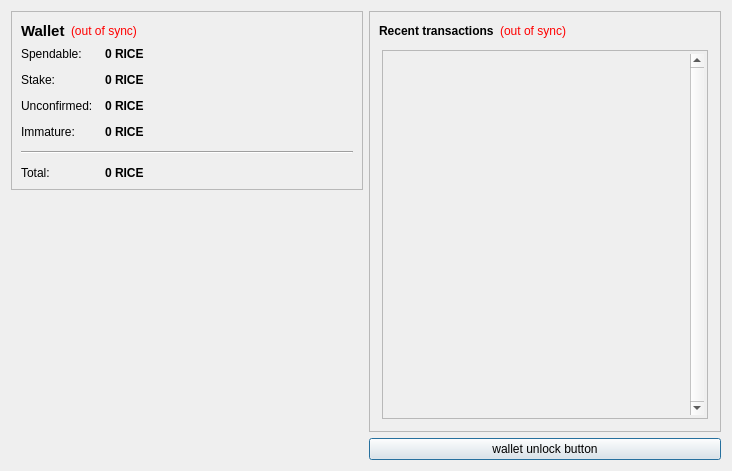
<?xml version="1.0" encoding="UTF-8"?>
<ui version="4.0">
 <class>OverviewPage</class>
 <widget class="QWidget" name="OverviewPage">
  <property name="geometry">
   <rect>
    <x>0</x>
    <y>0</y>
    <width>732</width>
    <height>471</height>
   </rect>
  </property>
  <property name="windowTitle">
   <string>Form</string>
  </property>
  <layout class="QHBoxLayout" name="horizontalLayout" stretch="0,0">
   <item>
    <layout class="QVBoxLayout" name="verticalLayout_2">
     <item>
      <widget class="QFrame" name="frame">
       <property name="frameShape">
        <enum>QFrame::StyledPanel</enum>
       </property>
       <property name="frameShadow">
        <enum>QFrame::Raised</enum>
       </property>
       <layout class="QVBoxLayout" name="verticalLayout_4">
        <item>
         <layout class="QHBoxLayout" name="horizontalLayout_4">
          <item>
           <widget class="QLabel" name="label_5">
            <property name="font">
             <font>
              <pointsize>11</pointsize>
              <weight>75</weight>
              <bold>true</bold>
             </font>
            </property>
            <property name="text">
             <string>Wallet</string>
            </property>
           </widget>
          </item>
          <item>
           <widget class="QLabel" name="labelWalletStatus">
            <property name="toolTip">
             <string>The displayed information may be out of date. Your wallet automatically synchronizes with the Carincoin network after a connection is established, but this process has not completed yet.</string>
            </property>
            <property name="styleSheet">
             <string notr="true">QLabel { color: red; }</string>
            </property>
            <property name="text">
             <string notr="true">(out of sync)</string>
            </property>
            <property name="alignment">
             <set>Qt::AlignLeading|Qt::AlignLeft|Qt::AlignVCenter</set>
            </property>
           </widget>
          </item>
          <item>
           <spacer name="horizontalSpacer_2">
            <property name="orientation">
             <enum>Qt::Horizontal</enum>
            </property>
            <property name="sizeHint" stdset="0">
             <size>
              <width>40</width>
              <height>20</height>
             </size>
            </property>
           </spacer>
          </item>
         </layout>
        </item>
        <item>
         <layout class="QFormLayout" name="formLayout_2">
          <property name="fieldGrowthPolicy">
           <enum>QFormLayout::AllNonFixedFieldsGrow</enum>
          </property>
          <property name="horizontalSpacing">
           <number>12</number>
          </property>
          <property name="verticalSpacing">
           <number>12</number>
          </property>
          <item row="0" column="0">
           <widget class="QLabel" name="label">
            <property name="text">
             <string>Spendable:</string>
            </property>
           </widget>
          </item>
          <item row="0" column="1">
           <widget class="QLabel" name="labelBalance">
            <property name="font">
             <font>
              <weight>75</weight>
              <bold>true</bold>
             </font>
            </property>
            <property name="cursor">
             <cursorShape>IBeamCursor</cursorShape>
            </property>
            <property name="toolTip">
             <string>Your current spendable balance</string>
            </property>
            <property name="text">
             <string notr="true">&lt;html&gt;&lt;head/&gt;&lt;body&gt;&lt;p&gt;0 RICE&lt;/p&gt;&lt;/body&gt;&lt;/html&gt;</string>
            </property>
            <property name="textInteractionFlags">
             <set>Qt::LinksAccessibleByMouse|Qt::TextSelectableByKeyboard|Qt::TextSelectableByMouse</set>
            </property>
           </widget>
          </item>
          <item row="1" column="0">
           <widget class="QLabel" name="label_6">
            <property name="text">
             <string>Stake:</string>
            </property>
           </widget>
          </item>
          <item row="1" column="1">
           <widget class="QLabel" name="labelStake">
            <property name="font">
             <font>
              <weight>75</weight>
              <bold>true</bold>
             </font>
            </property>
            <property name="cursor">
             <cursorShape>IBeamCursor</cursorShape>
            </property>
            <property name="toolTip">
             <string>Total of coins that was staked, and do not yet count toward the current balance</string>
            </property>
            <property name="text">
             <string notr="true">&lt;html&gt;&lt;head/&gt;&lt;body&gt;&lt;p&gt;0 RICE&lt;/p&gt;&lt;/body&gt;&lt;/html&gt;</string>
            </property>
            <property name="textInteractionFlags">
             <set>Qt::LinksAccessibleByMouse|Qt::TextSelectableByKeyboard|Qt::TextSelectableByMouse</set>
            </property>
           </widget>
          </item>
          <item row="2" column="0">
           <widget class="QLabel" name="label_3">
            <property name="text">
             <string>Unconfirmed:</string>
            </property>
           </widget>
          </item>
          <item row="2" column="1">
           <widget class="QLabel" name="labelUnconfirmed">
            <property name="font">
             <font>
              <weight>75</weight>
              <bold>true</bold>
             </font>
            </property>
            <property name="cursor">
             <cursorShape>IBeamCursor</cursorShape>
            </property>
            <property name="toolTip">
             <string>Total of transactions that have yet to be confirmed, and do not yet count toward the current balance</string>
            </property>
            <property name="text">
             <string notr="true">&lt;html&gt;&lt;head/&gt;&lt;body&gt;&lt;p&gt;0 RICE&lt;/p&gt;&lt;/body&gt;&lt;/html&gt;</string>
            </property>
            <property name="textInteractionFlags">
             <set>Qt::LinksAccessibleByMouse|Qt::TextSelectableByKeyboard|Qt::TextSelectableByMouse</set>
            </property>
           </widget>
          </item>
          <item row="3" column="0">
           <widget class="QLabel" name="labelImmatureText">
            <property name="text">
             <string>Immature:</string>
            </property>
           </widget>
          </item>
          <item row="3" column="1">
           <widget class="QLabel" name="labelImmature">
            <property name="font">
             <font>
              <weight>75</weight>
              <bold>true</bold>
             </font>
            </property>
            <property name="toolTip">
             <string>Mined balance that has not yet matured</string>
            </property>
            <property name="text">
             <string notr="true">&lt;html&gt;&lt;head/&gt;&lt;body&gt;&lt;p&gt;0 RICE&lt;/p&gt;&lt;/body&gt;&lt;/html&gt;</string>
            </property>
            <property name="textInteractionFlags">
             <set>Qt::LinksAccessibleByMouse|Qt::TextSelectableByKeyboard|Qt::TextSelectableByMouse</set>
            </property>
           </widget>
          </item>
          <item row="4" column="0" colspan="2">
           <widget class="Line" name="line">
            <property name="orientation">
             <enum>Qt::Horizontal</enum>
            </property>
           </widget>
          </item>
          <item row="5" column="0">
           <widget class="QLabel" name="labelTotalText">
            <property name="text">
             <string>Total:</string>
            </property>
           </widget>
          </item>
          <item row="5" column="1">
           <widget class="QLabel" name="labelTotal">
            <property name="font">
             <font>
              <weight>75</weight>
              <bold>true</bold>
             </font>
            </property>
            <property name="cursor">
             <cursorShape>IBeamCursor</cursorShape>
            </property>
            <property name="toolTip">
             <string>Your current total balance</string>
            </property>
            <property name="text">
             <string notr="true">&lt;html&gt;&lt;head/&gt;&lt;body&gt;&lt;p&gt;0 RICE&lt;/p&gt;&lt;/body&gt;&lt;/html&gt;</string>
            </property>
            <property name="textInteractionFlags">
             <set>Qt::LinksAccessibleByMouse|Qt::TextSelectableByKeyboard|Qt::TextSelectableByMouse</set>
            </property>
           </widget>
          </item>
         </layout>
        </item>
       </layout>
      </widget>
     </item>
     <item>
      <spacer name="verticalSpacer_4">
       <property name="orientation">
        <enum>Qt::Vertical</enum>
       </property>
       <property name="sizeHint" stdset="0">
        <size>
         <width>20</width>
         <height>40</height>
        </size>
       </property>
      </spacer>
     </item>
     <item>
      <widget class="QLabel" name="label_2">
       <property name="text">
        <string/>
       </property>
       <property name="pixmap">
        <pixmap resource="../bitcoin.qrc">:/images/Wallet_Logo</pixmap>
       </property>
       <property name="alignment">
        <set>Qt::AlignCenter</set>
       </property>
      </widget>
     </item>
     <item>
      <spacer name="verticalSpacer">
       <property name="orientation">
        <enum>Qt::Vertical</enum>
       </property>
       <property name="sizeHint" stdset="0">
        <size>
         <width>20</width>
         <height>40</height>
        </size>
       </property>
      </spacer>
     </item>
    </layout>
   </item>
   <item>
    <layout class="QVBoxLayout" name="verticalLayout_3">
     <item>
      <widget class="QFrame" name="frame_2">
       <property name="frameShape">
        <enum>QFrame::StyledPanel</enum>
       </property>
       <property name="frameShadow">
        <enum>QFrame::Raised</enum>
       </property>
       <layout class="QVBoxLayout" name="verticalLayout">
        <item>
         <layout class="QHBoxLayout" name="horizontalLayout_2">
          <item>
           <widget class="QLabel" name="label_4">
            <property name="text">
             <string>&lt;b&gt;Recent transactions&lt;/b&gt;</string>
            </property>
           </widget>
          </item>
          <item>
           <widget class="QLabel" name="labelTransactionsStatus">
            <property name="toolTip">
             <string>The displayed information may be out of date. Your wallet automatically synchronizes with the Carincoin network after a connection is established, but this process has not completed yet.</string>
            </property>
            <property name="styleSheet">
             <string notr="true">QLabel { color: red; }</string>
            </property>
            <property name="text">
             <string notr="true">(out of sync)</string>
            </property>
            <property name="alignment">
             <set>Qt::AlignRight|Qt::AlignTrailing|Qt::AlignVCenter</set>
            </property>
           </widget>
          </item>
          <item>
           <spacer name="horizontalSpacer">
            <property name="orientation">
             <enum>Qt::Horizontal</enum>
            </property>
            <property name="sizeHint" stdset="0">
             <size>
              <width>40</width>
              <height>20</height>
             </size>
            </property>
           </spacer>
          </item>
         </layout>
        </item>
        <item>
         <widget class="QListView" name="listTransactions">
          <property name="styleSheet">
           <string notr="true">QListView { background: transparent; }</string>
          </property>
          <property name="frameShape">
           <enum>QFrame::Box</enum>
          </property>
          <property name="lineWidth">
           <number>3</number>
          </property>
          <property name="midLineWidth">
           <number>1</number>
          </property>
          <property name="verticalScrollBarPolicy">
           <enum>Qt::ScrollBarAlwaysOn</enum>
          </property>
          <property name="horizontalScrollBarPolicy">
           <enum>Qt::ScrollBarAlwaysOff</enum>
          </property>
          <property name="selectionMode">
           <enum>QAbstractItemView::NoSelection</enum>
          </property>
         </widget>
        </item>
       </layout>
      </widget>
     </item>
     <item>
      <widget class="QPushButton" name="unlockWalletButton">
       <property name="sizePolicy">
        <sizepolicy hsizetype="Minimum" vsizetype="Fixed">
         <horstretch>0</horstretch>
         <verstretch>0</verstretch>
        </sizepolicy>
       </property>
       <property name="maximumSize">
        <size>
         <width>16777214</width>
         <height>16777214</height>
        </size>
       </property>
       <property name="toolTip">
        <string/>
       </property>
       <property name="text">
        <string>wallet unlock button</string>
       </property>
       <property name="checkable">
        <bool>false</bool>
       </property>
       <property name="autoDefault">
        <bool>false</bool>
       </property>
       <property name="default">
        <bool>true</bool>
       </property>
       <property name="flat">
        <bool>false</bool>
       </property>
      </widget>
     </item>
    </layout>
   </item>
  </layout>
 </widget>
 <resources>
  <include location="../bitcoin.qrc"/>
 </resources>
 <connections/>
</ui>
